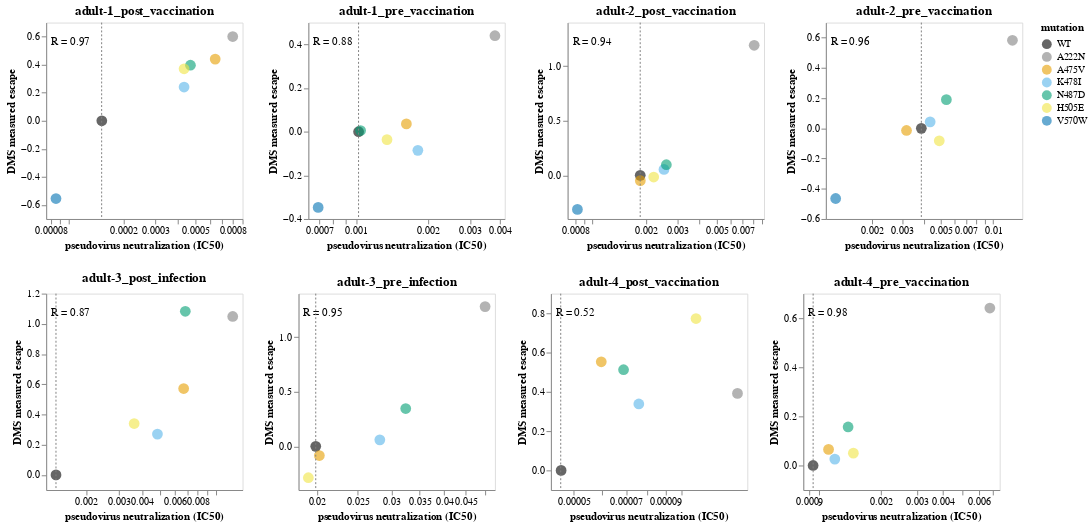

The notebook cell saved with this chart:
### Code cell
# Map serum values to the x-positions for the dashed lines
serum_to_line_position = {
    serums[0]: 0.000152,
    serums[1]: 0.001022,
    serums[2]: 0.001855,
    serums[3]: 0.003864,
    serums[4]: 0.001373,
    serums[5]: 0.019872,
    serums[6]: 0.000046,
    serums[7]: 0.000941
}


# Extract unique virus values in their order of appearance
virus_order = concatenated_df['mutation'].drop_duplicates().tolist()

# Ensure that the number of colors matches the number of unique virus values
if len(virus_order) > len(colors):
    raise ValueError("Number of colors doesn't match the number of unique virus values!")

rows_of_charts = []
current_row_charts = []

for serum in serums:
    subset = concatenated_df[concatenated_df['serum'] == serum]
    
    # Base Chart
    base_chart = alt.Chart(subset).encode(
        x=alt.X("ic50", title="pseudovirus neutralization (IC50)", scale=alt.Scale(type="log", nice=False, padding = 10)),
        y=alt.Y("escape", title="DMS measured escape", scale=alt.Scale(padding = 10)),
        # Use the provided colors list for the color encoding
        color=alt.Color("mutation", title="mutation", scale=alt.Scale(domain=virus_order, range=colors), sort=alt.SortField('order', order='ascending')),
        tooltip=[
            alt.Tooltip(c, format=".3g") if subset[c].dtype == float else c
            for c in subset.columns.tolist()
        ]
    )

     # Plot points
    points = base_chart.mark_point(filled=True, size=120, opacity=0.6)
    
    correlation_text = correlation_df[correlation_df['serum'] == serum]['correlation_text'].values[0]
    
    # Annotation
    text_chart = alt.Chart(pd.DataFrame({'text': [correlation_text]})).mark_text(dx=5, dy=15).encode(
        x=alt.value(20),  # Fixed x-position
        y=alt.value(5),   # Fixed y-position
        text='text'
    )
    
    # Dashed line based on serum value
    line_position = serum_to_line_position.get(serum)
    if line_position:
        rule_chart = alt.Chart(pd.DataFrame({'x': [line_position]})).mark_rule(color='gray', strokeDash=[2, 2]).encode(x='x:Q')
    else:
        rule_chart = alt.Chart(pd.DataFrame()).mark_rule().encode(x='x:Q')  # Empty chart if serum doesn't have a specific line

    # Combining the plot, text, and rule
    combined_chart = points + text_chart + rule_chart
    
    chart = combined_chart.properties(width=200, height=200, title=serum)
    
    # Add to the current row
    current_row_charts.append(chart)
    
    # If the row is complete or we're on the last serum
    if len(current_row_charts) == 4 or serum == serums[-1]:
        rows_of_charts.append(alt.hconcat(*current_row_charts))
        current_row_charts = []

# Vertically concatenate the rows of charts
final_chart = alt.vconcat(*rows_of_charts)


# plotfile = 'DMS_vs_serum_escape.html'
# final_chart.configure_axis(grid=False).save(f'{resultsdir}/{plotfile}', embed_options={'renderer':'svg'})
final_chart.configure_axis(grid=False)

### Figure 1 — Vega-Lite specification as saved in the notebook (floating-point values rounded to 4 significant figures)
{"config": {"view": {"continuousWidth": 300, "continuousHeight": 300}, "axis": {"grid": false}}, "vconcat": [{"hconcat": [{"layer": [{"data": {"name": "data-07016922ff172ce24c9868b83e1f7bda"}, "mark": {"type": "point", "filled": true, "opacity": 0.6, "size": 120}, "encoding": {"color": {"field": "mutation", "scale": {"domain": ["WT", "A222N", "A475V", "K478I", "N487D", "H505E", "V570W"], "range": ["#000000", "#808080", "#E69F00", "#56B4E9", "#009E73", "#F0E442", "#0072B2"]}, "sort": {"field": "order", "order": "ascending"}, "title": "mutation", "type": "nominal"}, "tooltip": [{"field": "serum", "type": "nominal"}, {"field": "ic50", "format": ".3g", "type": "quantitative"}, {"field": "mutation", "type": "nominal"}, {"field": "escape", "format": ".3g", "type": "quantitative"}], "x": {"field": "ic50", "scale": {"nice": false, "padding": 10, "type": "log"}, "title": "pseudovirus neutralization (IC50)", "type": "quantitative"}, "y": {"field": "escape", "scale": {"padding": 10}, "title": "DMS measured escape", "type": "quantitative"}}}, {"data": {"name": "data-d1b458c97456fc9209a2ac18a494033c"}, "mark": {"type": "text", "dx": 5, "dy": 15}, "encoding": {"text": {"field": "text", "type": "nominal"}, "x": {"value": 20}, "y": {"value": 5}}}, {"data": {"name": "data-e6b9daf2af8b6f22dd93211fc9663aca"}, "mark": {"type": "rule", "color": "gray", "strokeDash": [2, 2]}, "encoding": {"x": {"field": "x", "type": "quantitative"}}}], "height": 200, "title": "adult-1_post_vaccination", "width": 200}, {"layer": [{"data": {"name": "data-1e763e6f6adef3a216192f300b69379b"}, "mark": {"type": "point", "filled": true, "opacity": 0.6, "size": 120}, "encoding": {"color": {"field": "mutation", "scale": {"domain": ["WT", "A222N", "A475V", "K478I", "N487D", "H505E", "V570W"], "range": ["#000000", "#808080", "#E69F00", "#56B4E9", "#009E73", "#F0E442", "#0072B2"]}, "sort": {"field": "order", "order": "ascending"}, "title": "mutation", "type": "nominal"}, "tooltip": [{"field": "serum", "type": "nominal"}, {"field": "ic50", "format": ".3g", "type": "quantitative"}, {"field": "mutation", "type": "nominal"}, {"field": "escape", "format": ".3g", "type": "quantitative"}], "x": {"field": "ic50", "scale": {"nice": false, "padding": 10, "type": "log"}, "title": "pseudovirus neutralization (IC50)", "type": "quantitative"}, "y": {"field": "escape", "scale": {"padding": 10}, "title": "DMS measured escape", "type": "quantitative"}}}, {"data": {"name": "data-3f3a8f182bcb27c242baedcf62342e6a"}, "mark": {"type": "text", "dx": 5, "dy": 15}, "encoding": {"text": {"field": "text", "type": "nominal"}, "x": {"value": 20}, "y": {"value": 5}}}, {"data": {"name": "data-389ab9fa8b75b9dc3ff09422dae3bcb5"}, "mark": {"type": "rule", "color": "gray", "strokeDash": [2, 2]}, "encoding": {"x": {"field": "x", "type": "quantitative"}}}], "height": 200, "title": "adult-1_pre_vaccination", "width": 200}, {"layer": [{"data": {"name": "data-43e68e7edf4573d9905c700348f49b4b"}, "mark": {"type": "point", "filled": true, "opacity": 0.6, "size": 120}, "encoding": {"color": {"field": "mutation", "scale": {"domain": ["WT", "A222N", "A475V", "K478I", "N487D", "H505E", "V570W"], "range": ["#000000", "#808080", "#E69F00", "#56B4E9", "#009E73", "#F0E442", "#0072B2"]}, "sort": {"field": "order", "order": "ascending"}, "title": "mutation", "type": "nominal"}, "tooltip": [{"field": "serum", "type": "nominal"}, {"field": "ic50", "format": ".3g", "type": "quantitative"}, {"field": "mutation", "type": "nominal"}, {"field": "escape", "format": ".3g", "type": "quantitative"}], "x": {"field": "ic50", "scale": {"nice": false, "padding": 10, "type": "log"}, "title": "pseudovirus neutralization (IC50)", "type": "quantitative"}, "y": {"field": "escape", "scale": {"padding": 10}, "title": "DMS measured escape", "type": "quantitative"}}}, {"data": {"name": "data-3e0bd52f382b8add8eeb0211e80e96a5"}, "mark": {"type": "text", "dx": 5, "dy": 15}, "encoding": {"text": {"field": "text", "type": "nominal"}, "x": {"value": 20}, "y": {"value": 5}}}, {"data": {"name": "data-2338db22710c6baf82db64b891a9fde1"}, "mark": {"type": "rule", "color": "gray", "strokeDash": [2, 2]}, "encoding": {"x": {"field": "x", "type": "quantitative"}}}], "height": 200, "title": "adult-2_post_vaccination", "width": 200}, {"layer": [{"data": {"name": "data-1f3e480180bef106945913ed73d152eb"}, "mark": {"type": "point", "filled": true, "opacity": 0.6, "size": 120}, "encoding": {"color": {"field": "mutation", "scale": {"domain": ["WT", "A222N", "A475V", "K478I", "N487D", "H505E", "V570W"], "range": ["#000000", "#808080", "#E69F00", "#56B4E9", "#009E73", "#F0E442", "#0072B2"]}, "sort": {"field": "order", "order": "ascending"}, "title": "mutation", "type": "nominal"}, "tooltip": [{"field": "serum", "type": "nominal"}, {"field": "ic50", "format": ".3g", "type": "quantitative"}, {"field": "mutation", "type": "nominal"}, {"field": "escape", "format": ".3g", "type": "quantitative"}], "x": {"field": "ic50", "scale": {"nice": false, "padding": 10, "type": "log"}, "title": "pseudovirus neutralization (IC50)", "type": "quantitative"}, "y": {"field": "escape", "scale": {"padding": 10}, "title": "DMS measured escape", "type": "quantitative"}}}, {"data": {"name": "data-cd0c0e0ba4073c2af3bce4c9a2340761"}, "mark": {"type": "text", "dx": 5, "dy": 15}, "encoding": {"text": {"field": "text", "type": "nominal"}, "x": {"value": 20}, "y": {"value": 5}}}, {"data": {"name": "data-741deb904edf57c0c0d648f49ba66898"}, "mark": {"type": "rule", "color": "gray", "strokeDash": [2, 2]}, "encoding": {"x": {"field": "x", "type": "quantitative"}}}], "height": 200, "title": "adult-2_pre_vaccination", "width": 200}]}, {"hconcat": [{"layer": [{"data": {"name": "data-50549bf0c7526de20a777bae90ed4000"}, "mark": {"type": "point", "filled": true, "opacity": 0.6, "size": 120}, "encoding": {"color": {"field": "mutation", "scale": {"domain": ["WT", "A222N", "A475V", "K478I", "N487D", "H505E", "V570W"], "range": ["#000000", "#808080", "#E69F00", "#56B4E9", "#009E73", "#F0E442", "#0072B2"]}, "sort": {"field": "order", "order": "ascending"}, "title": "mutation", "type": "nominal"}, "tooltip": [{"field": "serum", "type": "nominal"}, {"field": "ic50", "format": ".3g", "type": "quantitative"}, {"field": "mutation", "type": "nominal"}, {"field": "escape", "format": ".3g", "type": "quantitative"}], "x": {"field": "ic50", "scale": {"nice": false, "padding": 10, "type": "log"}, "title": "pseudovirus neutralization (IC50)", "type": "quantitative"}, "y": {"field": "escape", "scale": {"padding": 10}, "title": "DMS measured escape", "type": "quantitative"}}}, {"data": {"name": "data-41cef11d3e8dc931b0248559b81f24ee"}, "mark": {"type": "text", "dx": 5, "dy": 15}, "encoding": {"text": {"field": "text", "type": "nominal"}, "x": {"value": 20}, "y": {"value": 5}}}, {"data": {"name": "data-e0319ea50eacd8309711a8057fb8a6e5"}, "mark": {"type": "rule", "color": "gray", "strokeDash": [2, 2]}, "encoding": {"x": {"field": "x", "type": "quantitative"}}}], "height": 200, "title": "adult-3_post_infection", "width": 200}, {"layer": [{"data": {"name": "data-5e842ba715d402783ee58c2c46f7bd08"}, "mark": {"type": "point", "filled": true, "opacity": 0.6, "size": 120}, "encoding": {"color": {"field": "mutation", "scale": {"domain": ["WT", "A222N", "A475V", "K478I", "N487D", "H505E", "V570W"], "range": ["#000000", "#808080", "#E69F00", "#56B4E9", "#009E73", "#F0E442", "#0072B2"]}, "sort": {"field": "order", "order": "ascending"}, "title": "mutation", "type": "nominal"}, "tooltip": [{"field": "serum", "type": "nominal"}, {"field": "ic50", "format": ".3g", "type": "quantitative"}, {"field": "mutation", "type": "nominal"}, {"field": "escape", "format": ".3g", "type": "quantitative"}], "x": {"field": "ic50", "scale": {"nice": false, "padding": 10, "type": "log"}, "title": "pseudovirus neutralization (IC50)", "type": "quantitative"}, "y": {"field": "escape", "scale": {"padding": 10}, "title": "DMS measured escape", "type": "quantitative"}}}, {"data": {"name": "data-9f10e6464e9f5fb10258a9e3dbc44ff5"}, "mark": {"type": "text", "dx": 5, "dy": 15}, "encoding": {"text": {"field": "text", "type": "nominal"}, "x": {"value": 20}, "y": {"value": 5}}}, {"data": {"name": "data-bfbe95a2a0a2933c6414e74e68717f6c"}, "mark": {"type": "rule", "color": "gray", "strokeDash": [2, 2]}, "encoding": {"x": {"field": "x", "type": "quantitative"}}}], "height": 200, "title": "adult-3_pre_infection", "width": 200}, {"layer": [{"data": {"name": "data-1b1e1383afe8dfa5491b8fc50a52683b"}, "mark": {"type": "point", "filled": true, "opacity": 0.6, "size": 120}, "encoding": {"color": {"field": "mutation", "scale": {"domain": ["WT", "A222N", "A475V", "K478I", "N487D", "H505E", "V570W"], "range": ["#000000", "#808080", "#E69F00", "#56B4E9", "#009E73", "#F0E442", "#0072B2"]}, "sort": {"field": "order", "order": "ascending"}, "title": "mutation", "type": "nominal"}, "tooltip": [{"field": "serum", "type": "nominal"}, {"field": "ic50", "format": ".3g", "type": "quantitative"}, {"field": "mutation", "type": "nominal"}, {"field": "escape", "format": ".3g", "type": "quantitative"}], "x": {"field": "ic50", "scale": {"nice": false, "padding": 10, "type": "log"}, "title": "pseudovirus neutralization (IC50)", "type": "quantitative"}, "y": {"field": "escape", "scale": {"padding": 10}, "title": "DMS measured escape", "type": "quantitative"}}}, {"data": {"name": "data-f753c77bad3d74145f6dea9a5621db6b"}, "mark": {"type": "text", "dx": 5, "dy": 15}, "encoding": {"text": {"field": "text", "type": "nominal"}, "x": {"value": 20}, "y": {"value": 5}}}, {"data": {"name": "data-f4ded32ee4722d7f70496f4b8a739a16"}, "mark": {"type": "rule", "color": "gray", "strokeDash": [2, 2]}, "encoding": {"x": {"field": "x", "type": "quantitative"}}}], "height": 200, "title": "adult-4_post_vaccination", "width": 200}, {"layer": [{"data": {"name": "data-5773fe1bacc9f6ec4659cad83ddcf505"}, "mark": {"type": "point", "filled": true, "opacity": 0.6, "size": 120}, "encoding": {"color": {"field": "mutation", "scale": {"domain": ["WT", "A222N", "A475V", "K478I", "N487D", "H505E", "V570W"], "range": ["#000000", "#808080", "#E69F00", "#56B4E9", "#009E73", "#F0E442", "#0072B2"]}, "sort": {"field": "order", "order": "ascending"}, "title": "mutation", "type": "nominal"}, "tooltip": [{"field": "serum", "type": "nominal"}, {"field": "ic50", "format": ".3g", "type": "quantitative"}, {"field": "mutation", "type": "nominal"}, {"field": "escape", "format": ".3g", "type": "quantitative"}], "x": {"field": "ic50", "scale": {"nice": false, "padding": 10, "type": "log"}, "title": "pseudovirus neutralization (IC50)", "type": "quantitative"}, "y": {"field": "escape", "scale": {"padding": 10}, "title": "DMS measured escape", "type": "quantitative"}}}, {"data": {"name": "data-096e4f29d9f128f9ad1ed624dd0cdfdb"}, "mark": {"type": "text", "dx": 5, "dy": 15}, "encoding": {"text": {"field": "text", "type": "nominal"}, "x": {"value": 20}, "y": {"value": 5}}}, {"data": {"name": "data-4c399bcdd4012c8d90f66ac5cdc7d497"}, "mark": {"type": "rule", "color": "gray", "strokeDash": [2, 2]}, "encoding": {"x": {"field": "x", "type": "quantitative"}}}], "height": 200, "title": "adult-4_pre_vaccination", "width": 200}]}], "$schema": "https://vega.github.io/schema/vega-lite/v5.20.1.json", "datasets": {"data-07016922ff172ce24c9868b83e1f7bda": [{"serum": "adult-1_post_vaccination", "ic50": 0.0001523, "mutation": "WT", "escape": 0.0}, {"serum": "adult-1_post_vaccination", "ic50": 0.0007993, "mutation": "A222N", "escape": 0.6006}, {"serum": "adult-1_post_vaccination", "ic50": 0.0006402, "mutation": "A475V", "escape": 0.4396}, {"serum": "adult-1_post_vaccination", "ic50": 0.0004317, "mutation": "K478I", "escape": 0.2405}, {"serum": "adult-1_post_vaccination", "ic50": 0.0004679, "mutation": "N487D", "escape": 0.396}, {"serum": "adult-1_post_vaccination", "ic50": 0.0004317, "mutation": "H505E", "escape": 0.3705}, {"serum": "adult-1_post_vaccination", "ic50": 8.525e-05, "mutation": "V570W", "escape": -0.554}], "data-d1b458c97456fc9209a2ac18a494033c": [{"text": "R = 0.97"}], "data-e6b9daf2af8b6f22dd93211fc9663aca": [{"x": 0.000152}], "data-1e763e6f6adef3a216192f300b69379b": [{"serum": "adult-1_pre_vaccination", "ic50": 0.001022, "mutation": "WT", "escape": 0.0}, {"serum": "adult-1_pre_vaccination", "ic50": 0.003807, "mutation": "A222N", "escape": 0.44}, {"serum": "adult-1_pre_vaccination", "ic50": 0.001621, "mutation": "A475V", "escape": 0.03561}, {"serum": "adult-1_pre_vaccination", "ic50": 0.001811, "mutation": "K478I", "escape": -0.08551}, {"serum": "adult-1_pre_vaccination", "ic50": 0.001042, "mutation": "N487D", "escape": 0.005445}, {"serum": "adult-1_pre_vaccination", "ic50": 0.001344, "mutation": "H505E", "escape": -0.03647}, {"serum": "adult-1_pre_vaccination", "ic50": 0.0006924, "mutation": "V570W", "escape": -0.347}], "data-3f3a8f182bcb27c242baedcf62342e6a": [{"text": "R = 0.88"}], "data-389ab9fa8b75b9dc3ff09422dae3bcb5": [{"x": 0.001022}], "data-43e68e7edf4573d9905c700348f49b4b": [{"serum": "adult-2_post_vaccination", "ic50": 0.001855, "mutation": "WT", "escape": 0.0}, {"serum": "adult-2_post_vaccination", "ic50": 0.008114, "mutation": "A222N", "escape": 1.192}, {"serum": "adult-2_post_vaccination", "ic50": 0.001858, "mutation": "A475V", "escape": -0.04863}, {"serum": "adult-2_post_vaccination", "ic50": 0.002524, "mutation": "K478I", "escape": 0.05446}, {"serum": "adult-2_post_vaccination", "ic50": 0.002602, "mutation": "N487D", "escape": 0.09752}, {"serum": "adult-2_post_vaccination", "ic50": 0.002209, "mutation": "H505E", "escape": -0.01557}, {"serum": "adult-2_post_vaccination", "ic50": 0.0008227, "mutation": "V570W", "escape": -0.3124}], "data-3e0bd52f382b8add8eeb0211e80e96a5": [{"text": "R = 0.94"}], "data-2338db22710c6baf82db64b891a9fde1": [{"x": 0.001855}], "data-1f3e480180bef106945913ed73d152eb": [{"serum": "adult-2_pre_vaccination", "ic50": 0.003864, "mutation": "WT", "escape": 0.0}, {"serum": "adult-2_pre_vaccination", "ic50": 0.01292, "mutation": "A222N", "escape": 0.5828}, {"serum": "adult-2_pre_vaccination", "ic50": 0.003175, "mutation": "A475V", "escape": -0.01412}, {"serum": "adult-2_pre_vaccination", "ic50": 0.004343, "mutation": "K478I", "escape": 0.04297}, {"serum": "adult-2_pre_vaccination", "ic50": 0.005384, "mutation": "N487D", "escape": 0.1899}, {"serum": "adult-2_pre_vaccination", "ic50": 0.004901, "mutation": "H505E", "escape": -0.08229}, {"serum": "adult-2_pre_vaccination", "ic50": 0.001242, "mutation": "V570W", "escape": -0.4644}], "data-cd0c0e0ba4073c2af3bce4c9a2340761": [{"text": "R = 0.96"}], "data-741deb904edf57c0c0d648f49ba66898": [{"x": 0.003864}], "data-50549bf0c7526de20a777bae90ed4000": [{"serum": "adult-3_post_infection", "ic50": 0.001373, "mutation": "WT", "escape": 0.0}, {"serum": "adult-3_post_infection", "ic50": 0.01234, "mutation": "A222N", "escape": 1.049}, {"serum": "adult-3_post_infection", "ic50": 0.006707, "mutation": "A475V", "escape": 0.5718}, {"serum": "adult-3_post_infection", "ic50": 0.004843, "mutation": "K478I", "escape": 0.2703}, {"serum": "adult-3_post_infection", "ic50": 0.006846, "mutation": "N487D", "escape": 1.083}, {"serum": "adult-3_post_infection", "ic50": 0.003627, "mutation": "H505E", "escape": 0.34}], "data-41cef11d3e8dc931b0248559b81f24ee": [{"text": "R = 0.87"}], "data-e0319ea50eacd8309711a8057fb8a6e5": [{"x": 0.001373}], "data-5e842ba715d402783ee58c2c46f7bd08": [{"serum": "adult-3_pre_infection", "ic50": 0.01987, "mutation": "WT", "escape": 0.0}, {"serum": "adult-3_pre_infection", "ic50": 0.05, "mutation": "A222N", "escape": 1.281}, {"serum": "adult-3_pre_infection", "ic50": 0.02027, "mutation": "A475V", "escape": -0.08402}, {"serum": "adult-3_pre_infection", "ic50": 0.02818, "mutation": "K478I", "escape": 0.0596}, {"serum": "adult-3_pre_infection", "ic50": 0.03244, "mutation": "N487D", "escape": 0.3466}, {"serum": "adult-3_pre_infection", "ic50": 0.01909, "mutation": "H505E", "escape": -0.287}], "data-9f10e6464e9f5fb10258a9e3dbc44ff5": [{"text": "R = 0.95"}], "data-bfbe95a2a0a2933c6414e74e68717f6c": [{"x": 0.01987}], "data-1b1e1383afe8dfa5491b8fc50a52683b": [{"serum": "adult-4_post_vaccination", "ic50": 4.612e-05, "mutation": "WT", "escape": 0.0}, {"serum": "adult-4_post_vaccination", "ic50": 0.000143, "mutation": "A222N", "escape": 0.392}, {"serum": "adult-4_post_vaccination", "ic50": 5.967e-05, "mutation": "A475V", "escape": 0.5528}, {"serum": "adult-4_post_vaccination", "ic50": 7.592e-05, "mutation": "K478I", "escape": 0.3383}, {"serum": "adult-4_post_vaccination", "ic50": 6.884e-05, "mutation": "N487D", "escape": 0.5125}, {"serum": "adult-4_post_vaccination", "ic50": 0.0001096, "mutation": "H505E", "escape": 0.773}], "data-f753c77bad3d74145f6dea9a5621db6b": [{"text": "R = 0.52"}], "data-f4ded32ee4722d7f70496f4b8a739a16": [{"x": 4.6e-05}], "data-5773fe1bacc9f6ec4659cad83ddcf505": [{"serum": "adult-4_pre_vaccination", "ic50": 0.0009406, "mutation": "WT", "escape": 0.0}, {"serum": "adult-4_pre_vaccination", "ic50": 0.006763, "mutation": "A222N", "escape": 0.6414}, {"serum": "adult-4_pre_vaccination", "ic50": 0.001118, "mutation": "A475V", "escape": 0.0655}, {"serum": "adult-4_pre_vaccination", "ic50": 0.001199, "mutation": "K478I", "escape": 0.026}, {"serum": "adult-4_pre_vaccination", "ic50": 0.00139, "mutation": "N487D", "escape": 0.1569}, {"serum": "adult-4_pre_vaccination", "ic50": 0.001474, "mutation": "H505E", "escape": 0.0501}], "data-096e4f29d9f128f9ad1ed624dd0cdfdb": [{"text": "R = 0.98"}], "data-4c399bcdd4012c8d90f66ac5cdc7d497": [{"x": 0.000941}]}}
